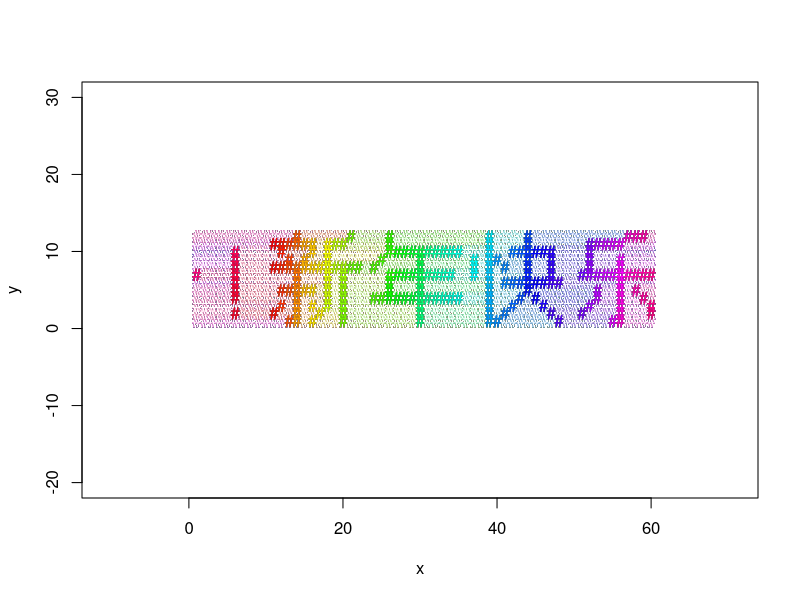

Write R code to recreate this figure. (Note: a time limit stopped this script after it produced the figure.)
## Chinese characters "Happy New Year" scrolling on the screen
## original code by Yixuan Qiu <yixuan.qiu@cos.name>
## modified by Taiyun Wei <taiyun.wei@cos.name>
## URL: https://d.cosx.org/d/13595
y = c(11, 8, 2, 11, 10, 8, 5, 3, 11, 9, 8, 5, 1, 12,
    11, 8, 7, 6, 5, 4, 3, 2, 1, 11, 9, 8, 5, 11, 10, 8, 5, 3,
    1, 8, 2, 11, 10, 9, 8, 7, 6, 5, 4, 3, 11, 8, 11, 8, 7, 6,
    5, 4, 3, 2, 1, 12, 8, 8, 50, 8, 4, 9, 4, 12, 11, 10, 7, 6,
    5, 4, 10, 7, 4, 10, 7, 4, 10, 7, 4, 10, 9, 8, 7, 6, 5, 4,
    3, 2, 1, 10, 7, 4, 10, 7, 4, 10, 7, 4, 10, 7, 4, 10, 4, 50,
    9, 8, 7, 50, 12, 11, 10, 9, 8, 7, 6, 5, 4, 3, 2, 1, 9, 1,
    8, 6, 2, 10, 6, 3, 10, 6, 4, 12, 11, 10, 9, 8, 7, 6, 5, 10,
    6, 4, 10, 6, 3, 10, 9, 8, 7, 6, 2, 6, 1, 50, 50, 7, 2, 11,
    10, 9, 8, 7, 3, 11, 7, 5, 4, 11, 7, 11, 7, 1, 11, 9, 8, 7,
    6, 5, 4, 3, 2, 1, 12, 7, 12, 7, 5, 12, 7, 4, 7, 3, 2, 7,
    50, 50, 50, 50, 10, 9, 8, 7, 6, 5, 4, 2, 50, 50, 50, 50)
r = c(3, 5, 5, 10, 4, 6, 2, 9, 2, 9, 2, 1, 1, 2, 2,
    7, 3, 3, 3, 10, 3, 3, 3, 3, 2, 1, 3, 1, 12, 2, 3, 3, 3, 8,
    3, 3, 6, 2, 1, 1, 2, 6, 4, 2, 3, 10, 2, 3, 3, 3, 1, 1, 1,
    1, 1, 8, 1, 1, 1, 1)
x = rep(1:60, r)
plot(x, y, asp = 1, pch = "#", type = "n", xlim = c(0,
    60), ylim = c(-20, 30))
for (i in 1:10000) {
    points(x, y, asp = 1, pch = "#", col = rainbow(length(x))[1:length(x)])
    Sys.sleep(0.2)
    points(x, y, asp = 1, pch = "#", col = "white")
    x = ifelse(x == 1, x * 60, x - 1)
    points(x, y, asp = 1, pch = "#")
}
